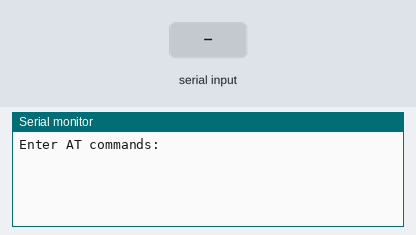
This sketch was run on a simulated Arduino Uno, built with avr-gcc and run on an emulated ATmega328P. On the bench: the last lines printed to the serial monitor. The test bench sets the inputs (shaded band).

Above: at 1.7 s.
1.8 s: "1" received over the second serial link
At 2.9 s:
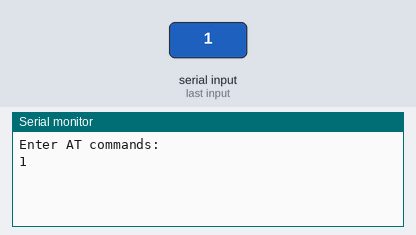
3.3 s: "0" received over the second serial link
At 4.1 s:
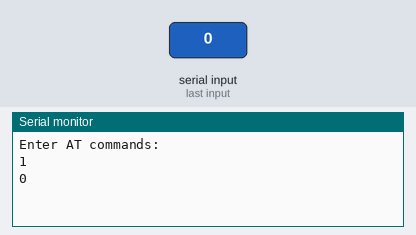

The sketch:

SoftwareATPassthrough.ino
```cpp
/**
 * AT commands:
 *
 * AT
 * response: OK
 *
 * AT+VERSION
 * response: version
 *
 * AT+PIN0000
 * response: OKsetPIN
 *
 * AT+NAMEsomename
 * response: OKsetname
 *
 * AT+BAUD7
 * response: OK57600
 */


#include <SoftwareSerial.h>

int txPin = 5;
int rxPin = 2;
int timeoutThreshold = 1000; // how many loops we will hold before sending the message, since there is no delimiter
String outMessage = "";

SoftwareSerial ATSerial(rxPin, txPin); // RX, TX

void setup() {

//  int powerPin = 11;
  long baudRate = 9600;

  // establish Arduino <> Computer serial connection
  Serial.begin(9600);

  // power up the bluetooth module
//  pinMode(powerPin, OUTPUT);
//  digitalWrite(powerPin, HIGH);
  delay(500);

  // establish bluetooth serial connection via softwareserial
  ATSerial.begin(baudRate);

  Serial.println("Enter AT commands:");
}

int messageTimeout = -1;

void loop() {
  while (Serial.available()) {
    ATSerial.print(char(Serial.read()));
  }

  while (ATSerial.available()) {
    byte inByte = ATSerial.read();
    outMessage += char(inByte);
    messageTimeout = 0;
  }
  if (!ATSerial.available()) {
    if (messageTimeout > timeoutThreshold && outMessage != "") {
      Serial.println(outMessage);
      ATSerial.println(outMessage);
      outMessage = "";
      messageTimeout = -1;
    } else if (messageTimeout >= 0) {
      messageTimeout++;
    }
  }


}
```

Measured:
- after the input at 1.8 s, the serial monitor: prints a new line at once (image 1)
- after the input at 3.3 s, the serial monitor: prints a new line at once (image 2)
